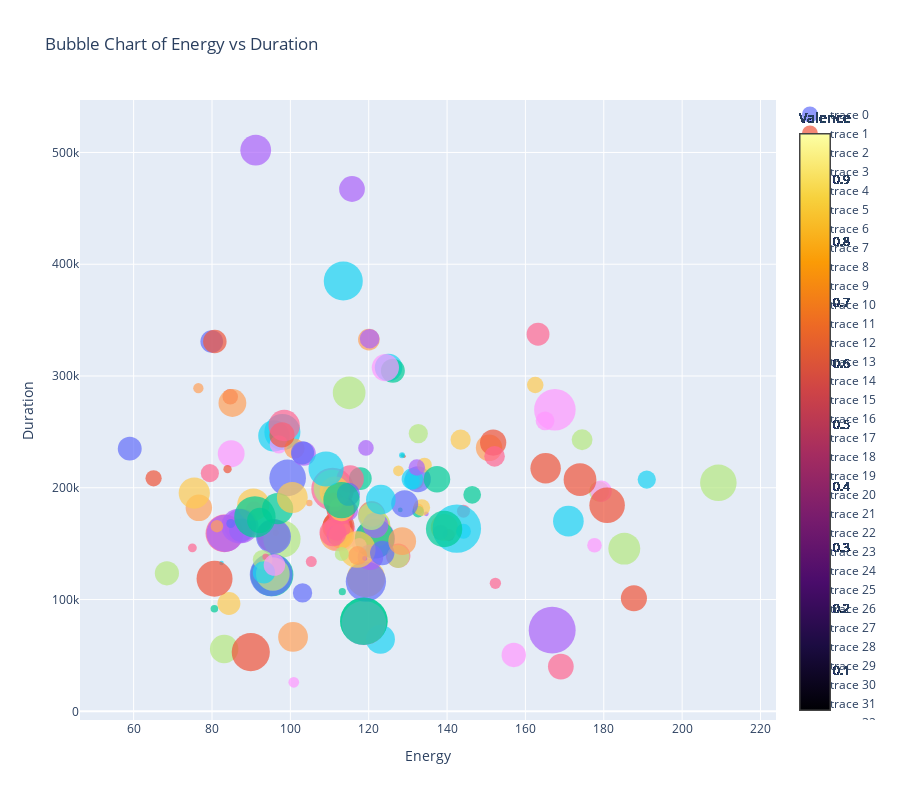

Here is the notebook cell this chart was saved with:
### Code cell
# Create Bubble Chart
fig = go.Figure()

# Add traces for each track
for index, row in df2.iterrows():
    fig.add_trace(go.Scatter(
        x=[row['Tempo']],
        y=[row['Duration']],
        mode='markers',
        marker=dict(
            size= row['Energy']*50,  # Take the absolute value of Loudness and adjust the size of the bubbles
            color=row['Valence'],  # Use Valence for the color of the bubbles
            colorscale='Inferno',  # Set the color scale from red to blue
            cmin=df2['Valence'].min(),  # Set the minimum value for the color scale
            cmax=df2['Valence'].max(),  # Set the maximum value for the color scale
            opacity=0.7,
            colorbar=dict(
                title='Valence'  # Label for the colorbar
            )
        ),
        text=row['Track Name'],  # Text to display when hovering over the bubbles
        hoverinfo='text'
    ))

# Update layout
fig.update_layout(
    height=800,
    title='Bubble Chart of Energy vs Duration',
    xaxis=dict(title='Energy'),
    yaxis=dict(title='Duration')
)

# Show the plot
fig.show()
